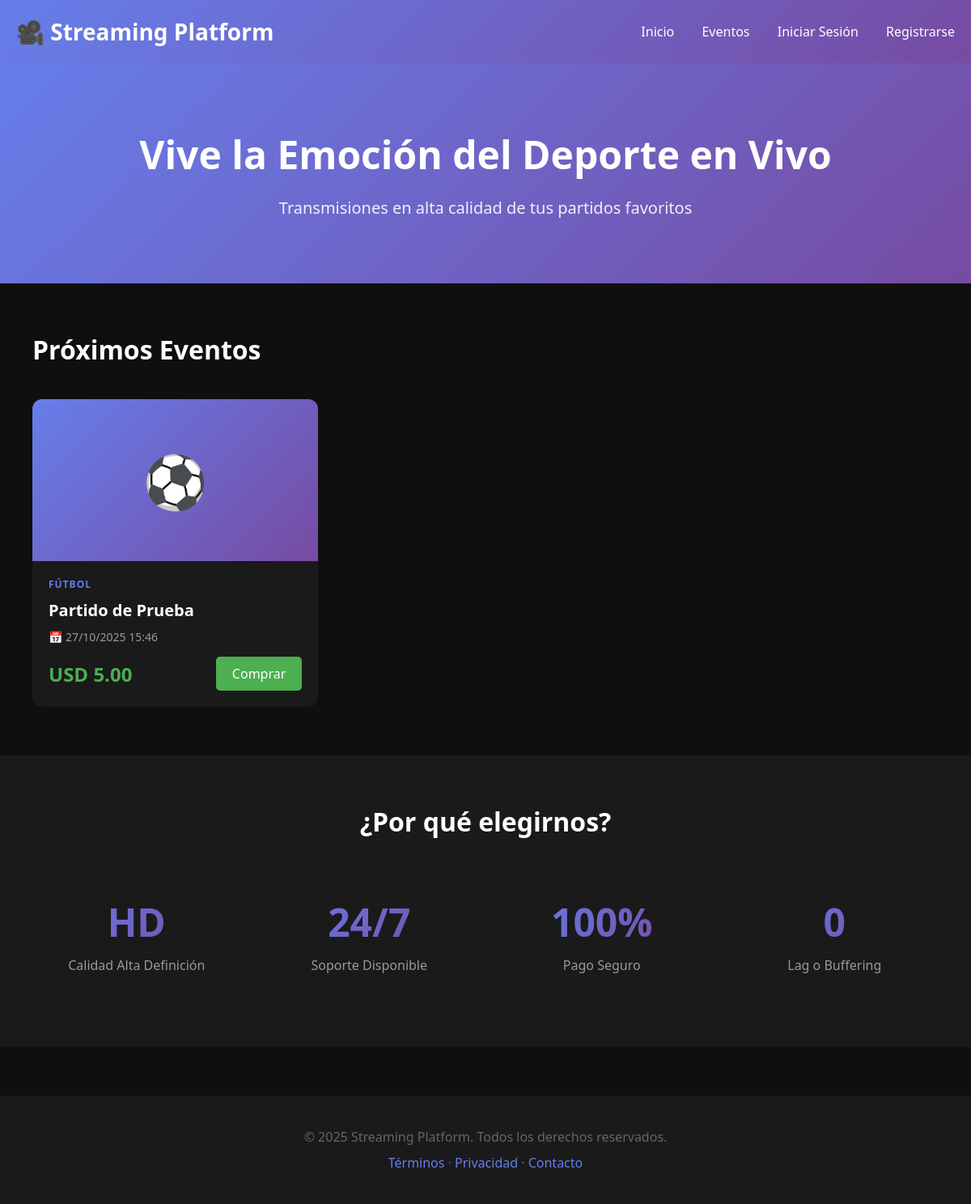
The page / on the database its author committed.
### tables this page shows
CREATE TABLE events (
    id INT UNSIGNED AUTO_INCREMENT PRIMARY KEY,
    title VARCHAR(255) NOT NULL,
    description TEXT,
    category VARCHAR(100),
    thumbnail_url VARCHAR(500),
    price DECIMAL(10, 2) NOT NULL,
    currency VARCHAR(3) DEFAULT 'USD',
    stream_key VARCHAR(100) UNIQUE NOT NULL,
    stream_url VARCHAR(500),
    status ENUM('scheduled', 'live', 'ended', 'cancelled') DEFAULT 'scheduled',
    scheduled_start DATETIME NOT NULL,
    actual_start DATETIME,
    actual_end DATETIME,
    max_viewers INT DEFAULT 0,
    enable_recording BOOLEAN DEFAULT TRUE,
    enable_chat BOOLEAN DEFAULT TRUE,
    enable_dvr BOOLEAN DEFAULT FALSE,
    created_by INT UNSIGNED NOT NULL,
    created_at TIMESTAMP DEFAULT CURRENT_TIMESTAMP,
    updated_at TIMESTAMP DEFAULT CURRENT_TIMESTAMP ON UPDATE CURRENT_TIMESTAMP,
    FOREIGN KEY (created_by) REFERENCES users(id) ON DELETE CASCADE,
    INDEX idx_status (status),
    INDEX idx_scheduled (scheduled_start),
    INDEX idx_stream_key (stream_key)
);

### config/database.php (called while the page is built, shortened)
<?php
function getEnvVar($name, $default = null) {
    if (isset($_ENV[$name])) {
        return $_ENV[$name];
    }
    return $default;
}
class Database {
    private static $instance = null;
    private $connection;
    private $host;
    private $dbname;
    private $username;
    private $password;
    private $port;
    private $charset = 'utf8mb4';
    private function __construct() {
        $this->host = getEnvVar('DB_HOST', 'localhost');
        $this->dbname = getEnvVar('DB_NAME', 'streaming_platform');
        $this->username = getEnvVar('DB_USER', 'root');
        $this->password = getEnvVar('DB_PASS', '');
        $this->port = getEnvVar('DB_PORT', 3306);
    }
    private function connect() {
        try {
            $dsn = "mysql:host={$this->host};port={$this->port};dbname={$this->dbname};charset={$this->charset}";
            $options = [
                PDO::ATTR_ERRMODE => PDO::ERRMODE_EXCEPTION,
                PDO::ATTR_DEFAULT_FETCH_MODE => PDO::FETCH_ASSOC,
                PDO::ATTR_EMULATE_PREPARES => false,
                PDO::MYSQL_ATTR_INIT_COMMAND => "SET NAMES {$this->charset}",
                PDO::ATTR_TIMEOUT => 5
            ];
            $this->connection = new PDO($dsn, $this->username, $this->password, $options);
        } catch (PDOException $e) {
            $errorMsg = "Database connection failed: " . $e->getMessage();
            $errorDetails = "\nHost: {$this->host}:{$this->port}\nDatabase: {$this->dbname}\nUser: {$this->username}";
            error_log($errorMsg . $errorDetails);
            if (getEnvVar('APP_DEBUG') === 'true' || getEnvVar('APP_DEBUG') === true) {
                die("<h1>Error de Conexión a Base de Datos</h1>
                     <p><strong>Detalles:</strong> {$e->getMessage()}</p>
                     <p><strong>Host:</strong> {$this->host}:{$this->port}</p>
                     <p><strong>Base de datos:</strong> {$this->dbname}</p>
                     <p><strong>Usuario:</strong> {$this->username}</p>
                     <hr>
                     <h3>Soluciones:</h3>
                     <ol>
                         <li>Verificar que MySQL está corriendo: <code>sudo systemctl status mysql</code></li>
                         <li>Verificar credenciales en el archivo .env</li>
                         <li>Verificar que la base de datos existe</li>
                         <li>Ejecutar diagnóstico: <code>php debug_env.php</code></li>
                     </ol>");
            } else {
                die("<h1>Error de Conexión</h1>
                     <p>No se pudo conectar a la base de datos. Por favor contacte al administrador.</p>
                     <p><small>Error ID: " . date('YmdHis') . "</small></p>");
            }
        }
    }
    public static function getInstance() {
        if (self::$instance === null) {
            self::$instance = new self();
        }
        return self::$instance;
    }
    public function getConnection() {
        return $this->connection;
    }
}
abstract class Model {
    protected $db;
    protected $table;
    public function __construct() {
        $this->db = Database::getInstance()->getConnection();
    }
    protected function query($sql, $params = []) {
        try {
            $stmt = $this->db->prepare($sql);
            $stmt->execute($params);
            return $stmt;
        } catch (PDOException $e) {
            error_log("Query error in {$this->table}: " . $e->getMessage() . "\nSQL: {$sql}");
            throw new Exception("Error en la consulta a la base de datos");
        }
    }
}

### src/Models/Event.php (called while the page is built, shortened)
<?php
require_once __DIR__ . '/../../config/database.php';
class Event extends Model {
    protected $table = 'events';
    public function getUpcomingEvents($limit = 10) {
        $sql = "SELECT e.*, u.full_name as organizer_name,
                    (SELECT COUNT(*) FROM purchases p WHERE p.event_id = e.id AND p.status = 'completed') as tickets_sold
                FROM {$this->table} e
                LEFT JOIN users u ON e.created_by = u.id
                WHERE e.scheduled_start > NOW()
                AND e.status IN ('scheduled', 'live')
                ORDER BY e.scheduled_start ASC
                LIMIT ?";
        $stmt = $this->query($sql, [$limit]);
        return $stmt->fetchAll();
    }
}

### public/index.php (the view, shortened to what this page needs)
<?php
require_once __DIR__ . '/../config/database.php';
require_once __DIR__ . '/../src/Models/Event.php';
$eventModel = new Event();
$upcomingEvents = $eventModel->getUpcomingEvents(12);
?>
<!DOCTYPE html>
<html lang="es">
<head>
</head>
<body>
    <div class="header">
        <div class="container">
            <nav class="nav">
                <a href="/public/" class="logo">🎥 Streaming Platform</a>
                <div class="nav-links">
                    <a href="/public/">Inicio</a>
                    <a href="/public/events.php">Eventos</a>
                    <?php if (isset($_SESSION['user_id'])): ?>
                        <a href="/public/profile.php">Mi Cuenta</a>
                        <a href="/public/logout.php">Salir</a>
                    <?php else: ?>
                        <a href="/public/login.php">Iniciar Sesión</a>
                        <a href="/public/register.php">Registrarse</a>
                    <?php endif; ?>
                </div>
            </nav>
        </div>
    </div>
    <div class="hero">
        <div class="container">
            <h1>Vive la Emoción del Deporte en Vivo</h1>
            <p>Transmisiones en alta calidad de tus partidos favoritos</p>
        </div>
    </div>
    <div class="section">
        <div class="container">
            <h2 class="section-title">Próximos Eventos</h2>
            <?php if (!empty($upcomingEvents)): ?>
            <div class="events-grid">
                <?php foreach ($upcomingEvents as $event): ?>
                <div class="event-card" onclick="location.href='/public/event.php?id=<?= $event['id'] ?>'">
                    <div class="event-thumbnail">
                        <?php if ($event['thumbnail_url']): ?>
                            <img src="<?= htmlspecialchars($event['thumbnail_url']) ?>" alt="<?= htmlspecialchars($event['title']) ?>">
                        <?php else: ?>
                            ⚽
                        <?php endif; ?>
                    </div>
                    <div class="event-info">
                        <div class="event-category"><?= htmlspecialchars($event['category'] ?? 'Deportes') ?></div>
                        <h3 class="event-title"><?= htmlspecialchars($event['title']) ?></h3>
                        <p class="event-date">
                            📅 <?= date('d/m/Y H:i', strtotime($event['scheduled_start'])) ?>
                        </p>
                        <div class="event-price">
                            <span class="price"><?= $event['currency'] ?> <?= number_format($event['price'], 2) ?></span>
                            <a href="/public/event.php?id=<?= $event['id'] ?>" class="btn">Comprar</a>
                        </div>
                    </div>
                </div>
                <?php endforeach; ?>
            </div>
            <?php endif; ?>
        </div>
    </div>
    <div class="section" style="background: #1a1a1a;">
        <div class="container">
            <h2 class="section-title" style="text-align: center;">¿Por qué elegirnos?</h2>
            <div class="stats">
                <div class="stat-card">
                    <div class="stat-number">HD</div>
                    <div class="stat-label">Calidad Alta Definición</div>
                </div>
                <div class="stat-card">
                    <div class="stat-number">24/7</div>
                    <div class="stat-label">Soporte Disponible</div>
                </div>
                <div class="stat-card">
                    <div class="stat-number">100%</div>
                    <div class="stat-label">Pago Seguro</div>
                </div>
                <div class="stat-card">
                    <div class="stat-number">0</div>
                    <div class="stat-label">Lag o Buffering</div>
                </div>
            </div>
        </div>
    </div>
    <div class="footer">
        <div class="container">
            <p>&copy; 2025 Streaming Platform. Todos los derechos reservados.</p>
            <p style="margin-top: 10px;">
                <a href="/public/terms.php" style="color: #667eea; text-decoration: none;">Términos</a> ·
                <a href="/public/privacy.php" style="color: #667eea; text-decoration: none;">Privacidad</a> ·
                <a href="/public/contact.php" style="color: #667eea; text-decoration: none;">Contacto</a>
            </p>
        </div>
    </div>
</body>
</html>

### public/index.php (style rules this page uses)
* { margin: 0; padding: 0; box-sizing: border-box; }
body { font-family: 'Segoe UI', Tahoma, Geneva, Verdana, sans-serif; background: #0f0f0f; color: #fff; }
.header { background: linear-gradient(135deg, #667eea 0%, #764ba2 100%); padding: 20px 0; box-shadow: 0 2px 10px rgba(0,0,0,0.3); }
.container { max-width: 1400px; margin: 0 auto; padding: 0 20px; }
.nav { display: flex; justify-content: space-between; align-items: center; }
.logo { font-size: 28px; font-weight: bold; color: white; text-decoration: none; }
.nav-links a { color: white; text-decoration: none; margin-left: 30px; transition: opacity 0.3s; }
.hero { background: linear-gradient(135deg, #667eea 0%, #764ba2 100%); padding: 80px 20px; text-align: center; }
.hero h1 { font-size: 48px; margin-bottom: 20px; }
.hero p { font-size: 20px; opacity: 0.9; }
.section { padding: 60px 20px; }
.section-title { font-size: 32px; margin-bottom: 40px; }
.events-grid { display: grid; grid-template-columns: repeat(auto-fill, minmax(320px, 1fr)); gap: 30px; margin-top: 30px; }
.event-card { background: #1a1a1a; border-radius: 12px; overflow: hidden; transition: transform 0.3s, box-shadow 0.3s; cursor: pointer; }
.event-thumbnail { width: 100%; height: 200px; background: linear-gradient(135deg, #667eea 0%, #764ba2 100%); position: relative; display: flex; align-items: center; justify-content: center; font-size: 64px; }
.event-info { padding: 20px; }
.event-category { color: #667eea; font-size: 12px; font-weight: bold; text-transform: uppercase; letter-spacing: 1px; }
.event-title { font-size: 20px; margin: 10px 0; }
.event-date { color: #999; font-size: 14px; margin-bottom: 15px; }
.event-price { display: flex; justify-content: space-between; align-items: center; }
.price { font-size: 24px; font-weight: bold; color: #4CAF50; }
.btn { background: #4CAF50; color: white; padding: 10px 20px; border-radius: 5px; text-decoration: none; display: inline-block; transition: background 0.3s; }
.footer { background: #1a1a1a; padding: 40px 20px; text-align: center; margin-top: 60px; }
.footer p { color: #666; }
.stats { display: grid; grid-template-columns: repeat(auto-fit, minmax(200px, 1fr)); gap: 30px; margin-top: 40px; }
.stat-card { background: #1a1a1a; padding: 30px; border-radius: 12px; text-align: center; }
.stat-number { font-size: 48px; font-weight: bold; background: linear-gradient(135deg, #667eea 0%, #764ba2 100%); -webkit-background-clip: text; -webkit-text-fill-color: transparent; }
.stat-label { color: #999; margin-top: 10px; }

### rows shown on the page
events: category "FÚTBOL", title "Partido de Prueba", scheduled_start "27/10/2025 15:46", currency "USD", price "5.00"
